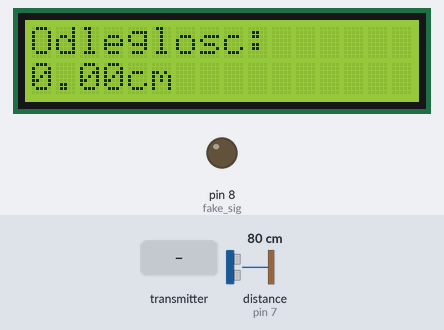
Simulated run of this sketch. Board: Arduino Uno, built with avr-gcc and run on an emulated ATmega328P. Shown: 16×2 character LCD, output pins drawn as LEDs (lit = HIGH). The test bench sets the inputs (shaded band); at power-on: distance to the obstacle (sensor on pin 7) 80 cm. The echo pulse lasts 58.3 µs per cm; no radio packets arrive unless stated; what the sketch prints to the serial monitor is not drawn.

Above: at 1.2 s.
1.3 s: the transmitter starts sending payload = 0
At 2.5 s:
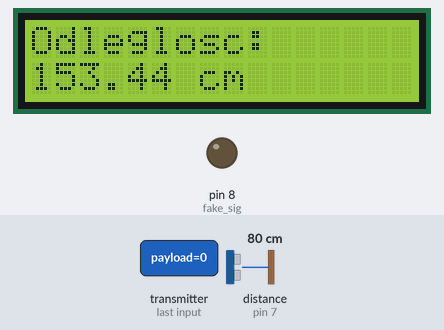
2.8 s: distance to the obstacle (sensor on pin 7) set to 60 cm
At 3.5 s:
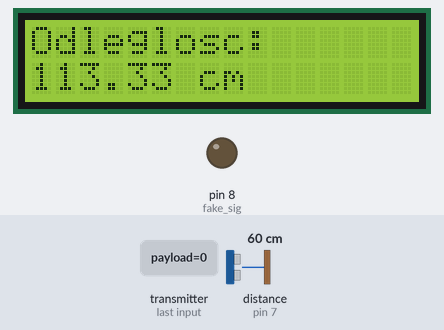
5.8 s: distance to the obstacle (sensor on pin 7) set to 2 cm
At 7.0 s:
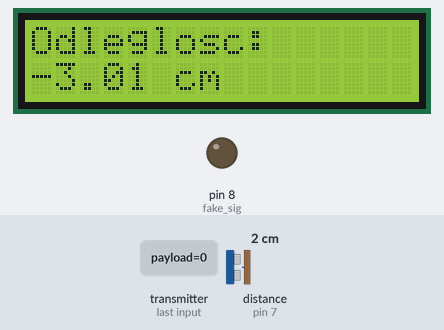
7.3 s: distance to the obstacle (sensor on pin 7) set to 250 cm
At 8.6 s:
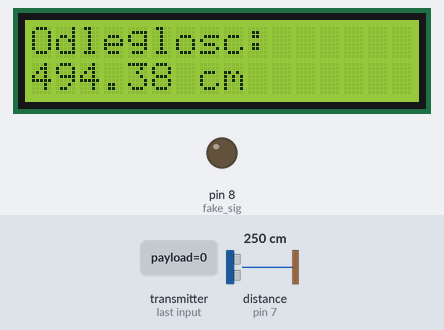
Timing chart, 0 to 9.8 s (numbered marks = the images above; inputs shaded):
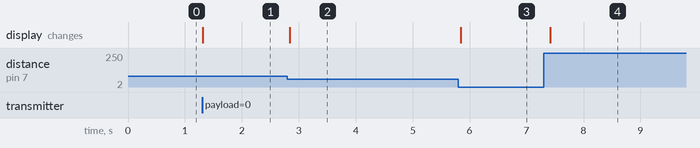

Measured:
- after the input at 1.3 s, the display: changes at once (image 1)
- after the input at 2.8 s, the display: changes at once (image 2)
- after the input at 5.8 s, the display: changes at once (image 3)
- after the input at 7.3 s, the display: changes after 0.12 s (image 4)

The sketch:

odbiornik_radiowy.ino
```cpp
#include <SPI.h>
#include <nRF24L01.h>
#include <RF24.h>

#include <LiquidCrystal.h> //Dołączenie bilbioteki
LiquidCrystal lcd(A0, A1, 2, 3, 4, 5); //Informacja o podłączeniu nowego wyświetlacza
const int CE = 9;
const int CSN = 10;
RF24 radio(CE, CSN); //CE,CSN
float payload;
float text = 0.2;
const byte address[][6] = {"00001", "00002"};
const int fake_sig = 8;
const int echo = 7;
long czas;
float distance;

void setup() {

  lcd.begin(16, 2);
  lcd.clear();
  lcd.setCursor(0, 0);
  lcd.print("Odleglosc:");
  lcd.setCursor(0, 1);
  lcd.print("0.00cm");

  Serial.begin(9600);
  radio.begin();
  radio.setPayloadSize(sizeof(payload));
  radio.openWritingPipe(address[0]);
  radio.openReadingPipe(1, address[1]);
  radio.setPALevel(RF24_PA_MIN);
  pinMode(fake_sig, OUTPUT);
  pinMode(echo, INPUT);
}

void loop() {
  radio.startListening();
  while (!radio.available());
  unsigned long start_timer = micros();
  radio.read(&payload, sizeof(payload));
  unsigned long end_timer = micros();
  readUS();
  /*Serial.print("Received:");
    Serial.println(payload);
    Serial.print("Time: ");
    Serial.print(end_timer - start_timer);
    Serial.print("us.");
  */
  //delay(500);
}

void readUS() {
  digitalWrite(fake_sig, HIGH);
  delayMicroseconds(10);
  digitalWrite(fake_sig, LOW);
  czas = pulseIn(echo, HIGH);
  distance = 0.0344 * czas;
  lcd.clear();
  lcd.setCursor(0, 0);
  lcd.print("Odleglosc:");
  lcd.setCursor(0, 1);
  lcd.print(distance - 7);
  lcd.print(" cm");

  Serial.print(distance - 962 + 23);
  Serial.println(" cm");

}
```
